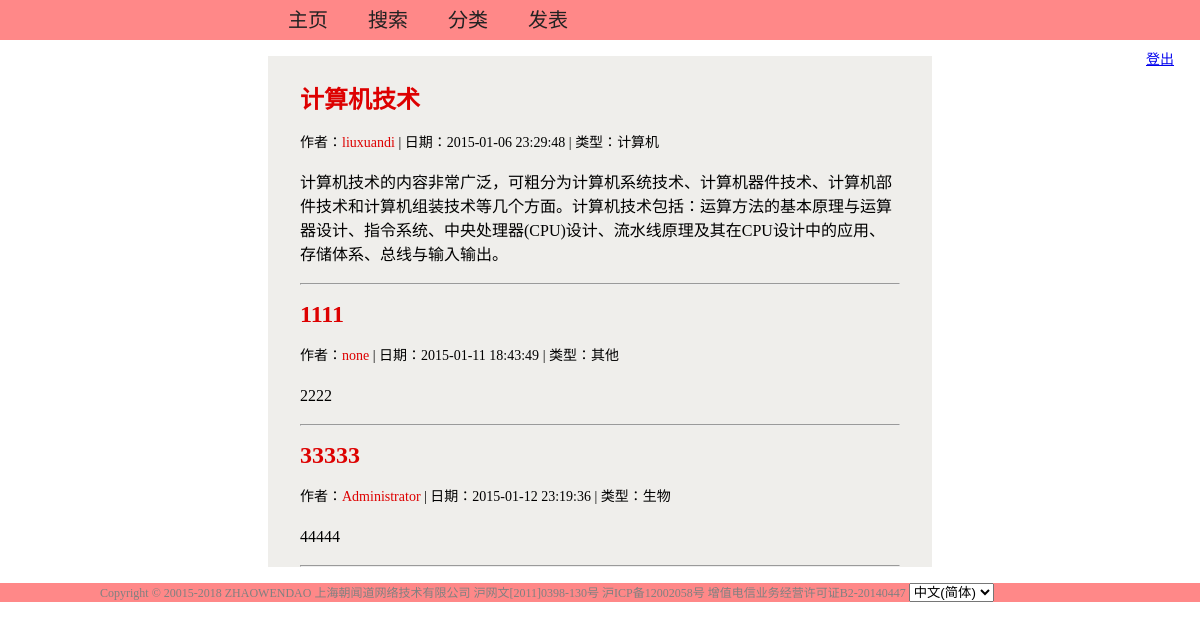
Before: / with the older database file.
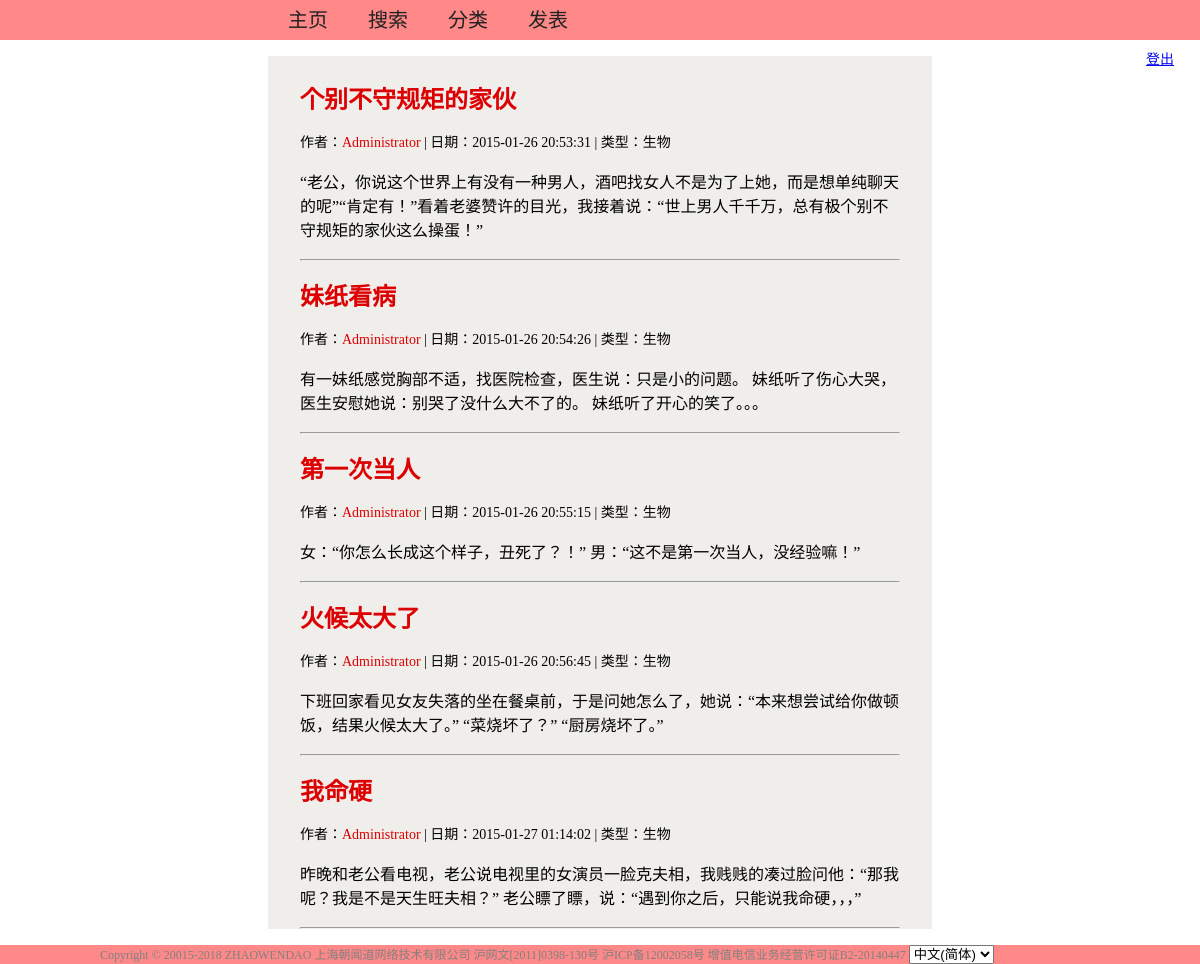
After: the same page with the newer database file.
### tables this page shows
CREATE TABLE `article` (
  `id` tinyint(4) NOT NULL auto_increment,
  `title` varchar(256) NOT NULL,
  `content` longtext NOT NULL,
  `author` varchar(256) NOT NULL,
  `createtime` datetime NOT NULL,
  `updatetime` datetime NOT NULL,
  `type` char(32) NOT NULL,
  PRIMARY KEY  (`id`)
);

### index.php (the view, shortened to what this page needs)
<!DOCTYPE html>
<html>
  <head>
    <link rel='stylesheet' href='/blog/stylesheets/style.css' />
  </head>
  <body>
  	<div class="navbg">
      <div class="navbg2">
    		<div class="nav_"><a class="nav_a" title="主页" href="/blog/index.php">主页</a></div>
        <div class="nav_"><a class="nav_a" title="搜索" href="/blog/search_form.php">搜索</a></div>
        <div class="nav_"><a class="nav_a" title="分类" href="/blog/assort_post.php">分类</a></div>
        <?php
          if(isset($_COOKIE[session_name()]))
          {
            echo "<div class='nav_'><a class='nav_a' title='发表' href='/blog/post_form.php'>发表</a></div>";
          }
        ?>
      </div>
      <?php
        if(isset($_COOKIE[session_name()]))
        {
          echo " <div class='l'><a title='登出' href='/blog/logout.php'>登出</a></div>";
        }
        else
        {
          echo " <div class='l'><a title='登录' href='/blog/login_form.php'>登录</a></div>";
          echo " <div class='l'><a title='注册' href='/blog/reg_form.php'>注册</a></div>";
        }
      ?>
  	</div>
    <div class="center">
  	<article>
<?php
  $myUser= 'root';
  $myPass= 'root';
  $myDB= 'blog';
  $dsn = "mysql:host=localhost;dbname=".$myDB;
  $db = new PDO($dsn, $myUser, $myPass);
  $strsql="SELECT * FROM article";
  $db->query("SET NAMES utf8");
  $rs = $db->query($strsql);
  while($row = $rs->fetch()){
    echo '<p><h2><a href="#">'.$row['title'].'</a></h2></p>';
    echo '<p class="info">';
      echo '作者：<a href="#">'.$row['author'].'</a> |' ;
      echo ' 日期：'. $row['updatetime'].' | ' ;
      echo ' 类型：'. convertType($row['type']) ;
    echo '</p>';
    echo '<p>'.$row['content'].'</p>';
    echo '<hr>';
  }
function convertType($type)
{
  if($type=='0')
  {
    return '其他';
  }
  else if($type=='1'){
    return '计算机';
  }
  else if($type=='2'){
    return '生物';
  }
  else if($type=='3'){
    return '化学';
  }
}
?>
  	</article>
</div>
  	<div class="companybg">
	  	<div class="company">
		  	<span class="copy S_txt2">Copyright © 20015-2018 ZHAOWENDAO 上海朝闻道网络技术有限公司</span>
		  	<span>
			  	<a class="S_txt2" href="http://weibo.com/aj/static/jww.html?_wv=6">沪网文[2011]0398-130号</a>
			  	<a class="S_txt2" href="http://www.miibeian.gov.cn" target="_blank">沪ICP备12002058号</a>
			  	<a class="S_txt2" href="http://weibo.com/aj/static/license.html?_wv=6">增值电信业务经营许可证B2-20140447</a>
		 	  	<select node-type="changeLanguage">
					<option value="zh-cn" selected="">中文(简体)</option>
				</select>
	        </span>
	    </div>
  </div>
  </body>
</html>

### stylesheets/style.css (style rules this page uses)
* { padding:0;margin:0; }
.center { width:600px;margin:1em auto;padding:0 2em;font-family:"Microsoft YaHei";background-color:#efeeeb; }
p { line-height:24px;margin:1em 0; }
article { font-size:16px;padding-top:.5em; }
article a { color:#dd0000;text-decoration:none; }
.info { font-size:14px; }
.nav_ { float:left;text-align: center; width:80px;height:40px;line-height:40px;font-size:20px;font-family:"Microsoft YaHei"; }
.nav_a { text-decoration:none;width:auto;height:auto;padding: 7px 20px; color:#222;font-family:"Microsoft YaHei"; }
.l { float:right;text-align: center;width:80px;height:40px; line-height:40px;font-size:14px;font-family:"Microsoft YaHei"; }
.navbg { width:100%;height:40px;background-color:#ff8888; }
.navbg2 { width:664px;height:40px;margin:0 auto;padding:0 0;background-color:#ff8888 }
.companybg { width:100%;height:auto;background-color:#ff8888 }
.company { width:1000px;height:auto;margin: 0 auto; font-size:12px;background-color:#ff8888 }
.S_txt2 { text-decoration:none;width:auto;height:auto; color:#808080;padding: 0,1em; }

Changed rows visible on the page:
removed article: title "计算机技术", author "liuxuandi", updatetime "2015-01-06 23:29:48", type "计算机", content "计算机技术的内容非常广泛，可粗分为计算机系统技术、计算机器件技术、计算机部件技术和计算机组装技术等几个方面。计算机技术包括：运算方法的基本原理与运算器设计、指令系统、中央处理器(CPU)设计、流水线原理及其在CPU设计中的应用、存储体系、总线与输入输出。"
removed article: title "1111", author "none", updatetime "2015-01-11 18:43:49", type "其他", content "2222"
removed article: title "33333", author "Administrator", updatetime "2015-01-12 23:19:36", type "生物", content "44444"
added article: title "个别不守规矩的家伙", author "Administrator", updatetime "2015-01-26 20:53:31", type "生物", content "“老公，你说这个世界上有没有一种男人，酒吧找女人不是为了上她，而是想单纯聊天的呢”“肯定有！”看着老婆赞许的目光，我接着说：“世上男人千千万，总有极个别不守规矩的家伙这么操蛋！”"
added article: title "妹纸看病", author "Administrator", updatetime "2015-01-26 20:54:26", type "生物", content "有一妹纸感觉胸部不适，找医院检查，医生说：只是小的问题。 妹纸听了伤心大哭，医生安慰她说：别哭了没什么大不了的。 妹纸听了开心的笑了。。。"
added article: title "第一次当人", author "Administrator", updatetime "2015-01-26 20:55:15", type "生物", content "女：“你怎么长成这个样子，丑死了？！” 男：“这不是第一次当人，没经验嘛！”"
added article: title "火候太大了", author "Administrator", updatetime "2015-01-26 20:56:45", type "生物", content "下班回家看见女友失落的坐在餐桌前，于是问她怎么了，她说：“本来想尝试给你做顿饭，结果火候太大了。” “菜烧坏了？” “厨房烧坏了。”"
added article: title "我命硬", author "Administrator", updatetime "2015-01-27 01:14:02", type "生物", content "昨晚和老公看电视，老公说电视里的女演员一脸克夫相，我贱贱的凑过脸问他：“那我呢？我是不是天生旺夫相？” 老公瞟了瞟，说：“遇到你之后，只能说我命硬，，，”"
